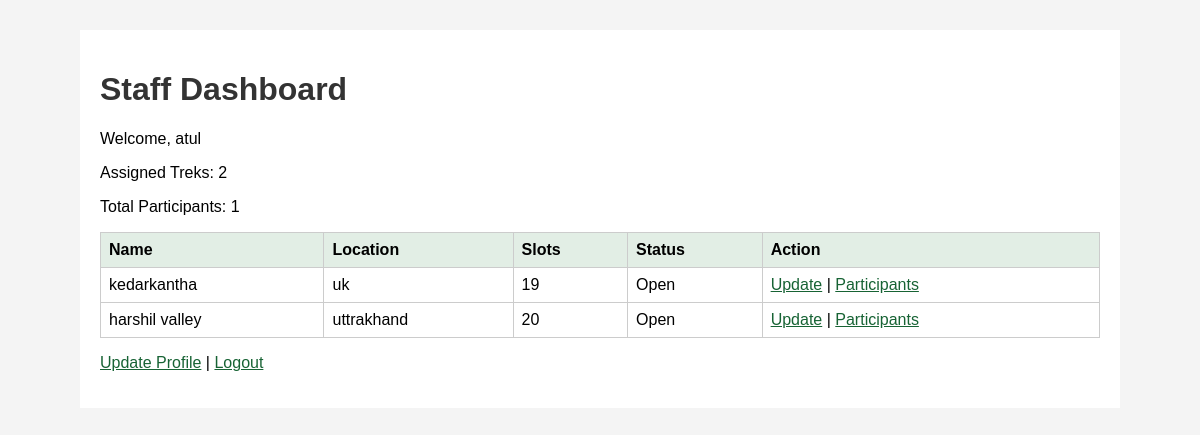
Screenshot of /staff (signed in) with the database file from the repository.
### app/models.py (models this page shows)
class User(UserMixin, db.Model):
    id = db.Column(db.Integer, primary_key=True)
    name = db.Column(db.String(100), nullable=False)
    email = db.Column(db.String(120), unique=True, nullable=False)
    password = db.Column(db.String(255), nullable=False)
    role = db.Column(db.String(20), nullable=False)
    is_blacklisted = db.Column(db.Boolean, default=False)
    bookings = db.relationship('Booking', backref='user', lazy=True)
    staff_profile = db.relationship('StaffProfile', backref='user', uselist=False)

class Trek(db.Model):
    id = db.Column(db.Integer, primary_key=True)
    trek_name = db.Column(db.String(100), nullable=False)
    location = db.Column(db.String(100), nullable=False)
    difficulty = db.Column(db.String(20), nullable=False)
    duration = db.Column(db.Integer, nullable=False)
    available_slots = db.Column(db.Integer, nullable=False)
    start_date = db.Column(db.Date)
    end_date = db.Column(db.Date)
    status = db.Column(db.String(20), default='Pending')
    assigned_staff_id = db.Column(db.Integer, db.ForeignKey('staff_profile.id'))
    bookings = db.relationship('Booking', backref='trek', lazy=True)

### app/routes.py (the view)
@routes.route('/staff')
@login_required
def staff_dashboard():
    if current_user.role != 'staff':
        return 'Unauthorized'
    profile = StaffProfile.query.filter_by(user_id=current_user.id).first()
    if not profile or profile.status != 'Approved':
        return 'Waiting for admin approval'
    assigned_treks = Trek.query.filter_by(assigned_staff_id=profile.id).all()
    total_participants = 0
    for trek in assigned_treks:
        total_participants = total_participants + len(trek.bookings)
    return render_template('staff_dashboard.html', assigned_treks=assigned_treks, total_participants=total_participants)

### app/templates/staff_dashboard.html (shortened to what this page needs)
<!doctype html>
<html>
  <head>
    <link
      rel="stylesheet"
      href="{{ url_for('static', filename='css/app.css') }}"
    />
  </head>
  <body>
    <div class="container">
      <h1>Staff Dashboard</h1>
      <p>Welcome, {{ current_user.name }}</p>
      <p>Assigned Treks: {{ assigned_treks|length }}</p>
      <p>Total Participants: {{ total_participants }}</p>
      <table>
        <tr>
          <th>Name</th>
          <th>Location</th>
          <th>Slots</th>
          <th>Status</th>
          <th>Action</th>
        </tr>
        {% for trek in assigned_treks %}
        <tr>
          <td>{{ trek.trek_name }}</td>
          <td>{{ trek.location }}</td>
          <td>{{ trek.available_slots }}</td>
          <td>{{ trek.status }}</td>
          <td>
            <a href="{{ url_for('routes.update_trek', id=trek.id) }}">Update</a>
            |
            <a href="{{ url_for('routes.participants', id=trek.id) }}"
              >Participants</a
            >
          </td>
        </tr>
        {% endfor %}
      </table>
      <p>
        <a href="{{ url_for('routes.update_profile') }}">Update Profile</a> |
        <a href="{{ url_for('auth.logout') }}">Logout</a>
      </p>
    </div>
  </body>
</html>

### app/static/css/app.css (style rules this page uses)
body { font-family: Arial, sans-serif; background: #f4f4f4; margin: 0; }
.container { width: 90%; max-width: 1000px; margin: 30px auto; background: white; padding: 20px; }
h1, h2 { color: #333; }
a { color: #176334; }
table { width: 100%; border-collapse: collapse; margin-top: 15px; }
th, td { border: 1px solid #ccc; padding: 8px; text-align: left; }
th { background: #e2eee5; }

### rows the page displays
User: name "atul"
Trek: trek_name "kedarkantha", location "uk", available_slots "19", status "Open"
Trek: trek_name "harshil valley", location "uttrakhand", available_slots "20", status "Open"

### other values shown
{{ assigned_treks|length }} "2"
{{ total_participants }} "1"
